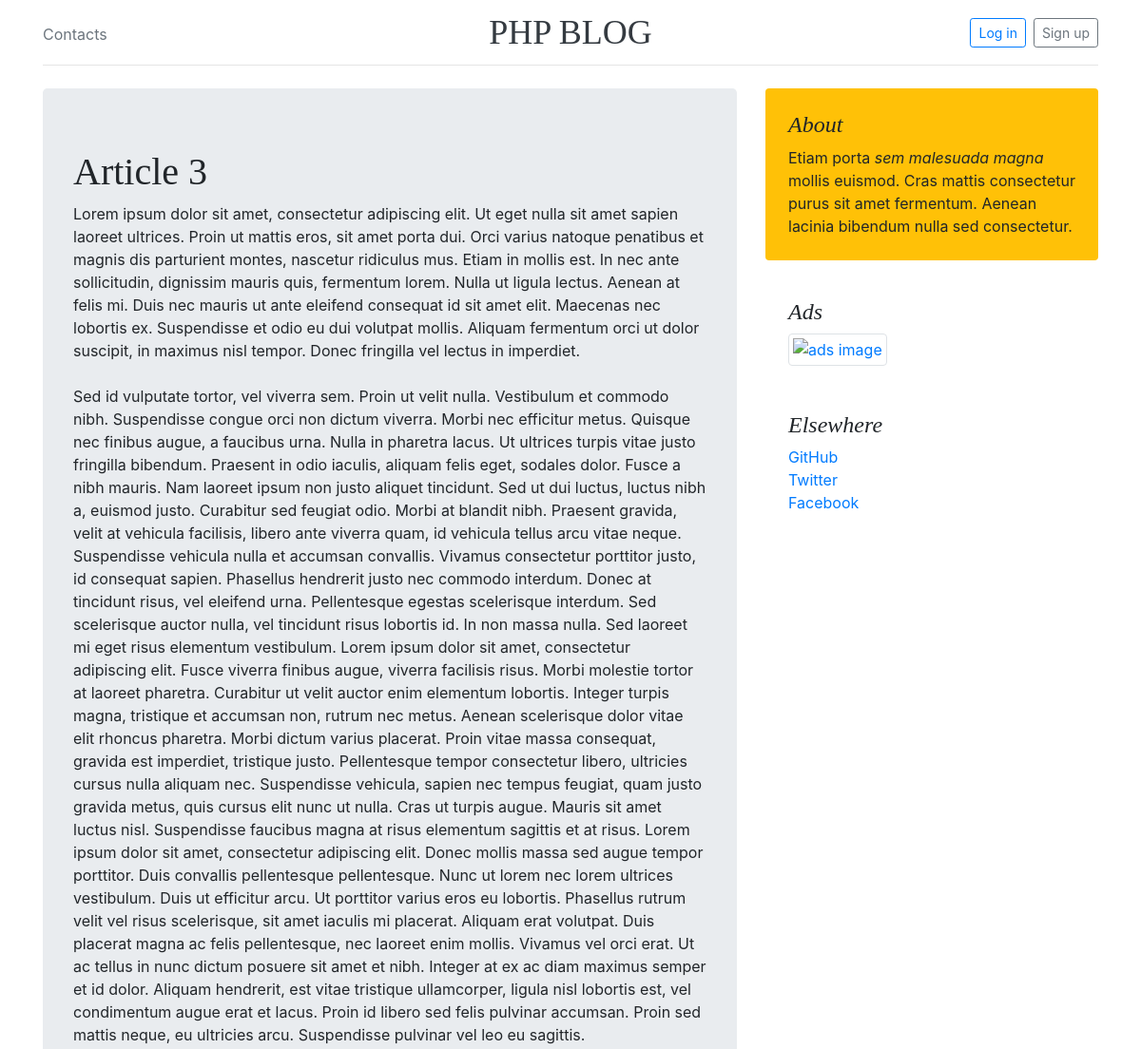
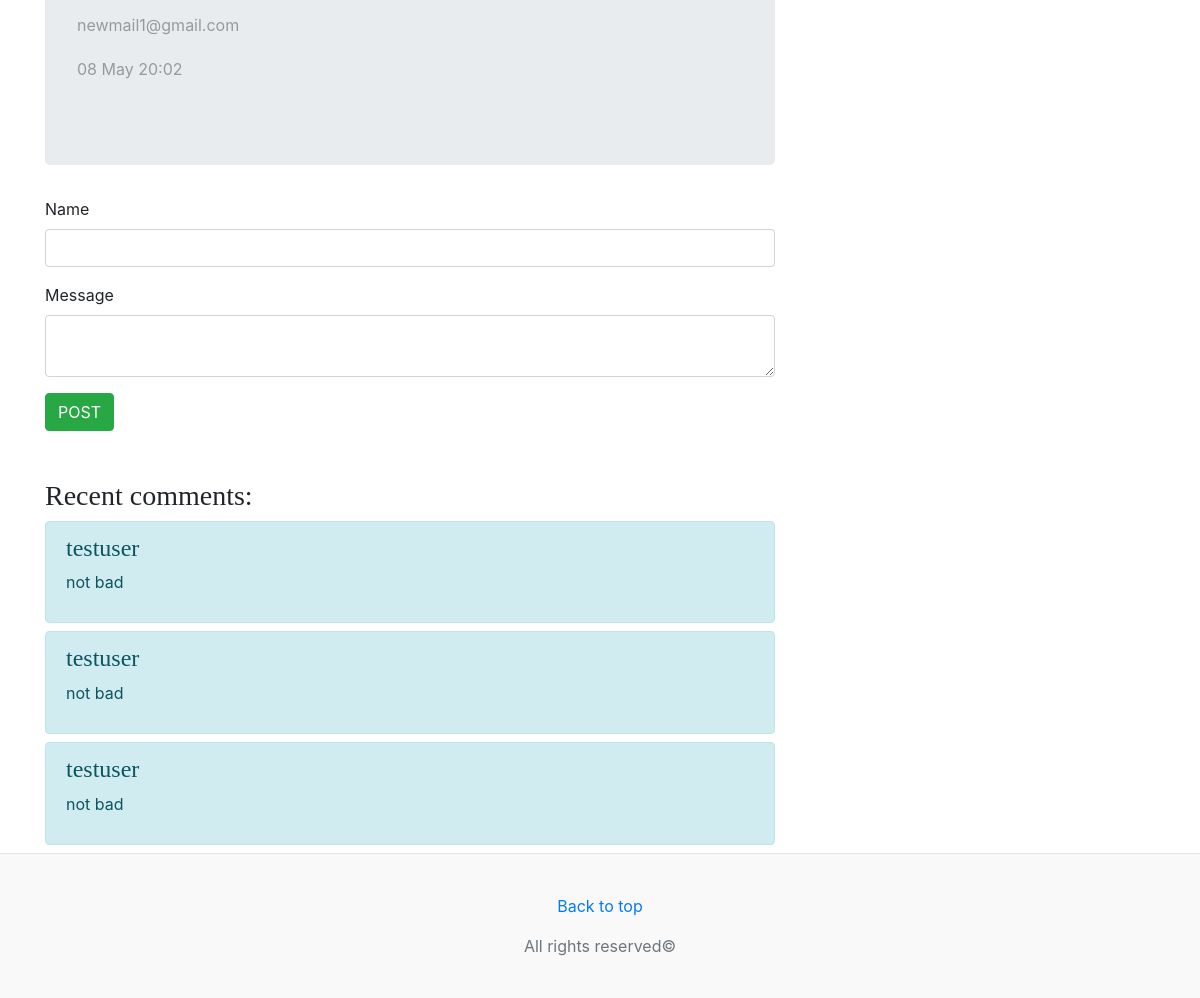
Screenshot of /news.php?id=4 with the database file from the repository (2 pictures, top to bottom).
### tables this page shows
CREATE TABLE `articles` (
  `id` int(11) UNSIGNED NOT NULL,
  `title` varchar(255) NOT NULL,
  `intro` text NOT NULL,
  `text` text NOT NULL,
  `date` int(11) UNSIGNED NOT NULL,
  `author` varchar(20) NOT NULL
);

CREATE TABLE `comments` (
  `id` int(11) UNSIGNED NOT NULL,
  `name` varchar(50) NOT NULL,
  `msg` text NOT NULL,
  `art_id` int(11) UNSIGNED NOT NULL
);

### news.php (the view, shortened to what this page needs)
<!DOCTYPE html>
<html lang="en" dir="ltr">
  <head>
    <?php
    require_once 'mysql_connect.php';
    $sql = 'SELECT * FROM `articles` WHERE `id` = :id';
    $id = $_GET['id'];
    $query = $pdo->prepare($sql);
    $query->execute(['id' => $id]);
    $article = $query->fetch(PDO::FETCH_OBJ);
    include_once "blocks/head.php";
    ?>
  </head>
  <body>
    <?php include_once "blocks/header.php"?>
    <main role="main" class="container">
      <div class="row">
        <div class="col-md-8 blog-main">
          <div class="jumbotron">
            <h1><?=$article->title?></h1>
            <p><?=$article->intro?>
            <br><br>
            <?=$article->text?>
            </p>
            <p class='blog-post-meta'><?=$article->author?>
              <?php
              $date = date('d ', $article->date);
              $array = ["Jan", "Fab", "Mar", "Apr", "May", "June", "Jule", "Aug", "Sep", "Oct", "Nov", "Dec"];
              $date .= $array[date('n', $article->date)-1];
              $date .= date(' H:i', $article->date);
              ?>
            <p class='blog-post-meta'><?=$date?>
          </div>
          <form class="/news.php?id=<?=$_GET['id']?>" method="post">
            <div class="form-group">
              <label for="username">Name</label>
              <input type="text" class="form-control" id="username" name="username" placeholder="" value="<?=$_COOKIE['log']?>">
            </div>
            <div class="form-group">
              <label for="msg">Message</label>
              <textarea type="text" class="form-control" id="msg" name="msg"></textarea>
            </div>
            <button type="submit" class="btn btn-success mb-5" id="msg_send">POST</button>
          </form>
          <h3>Recent comments:</h3>
            <?php
              $sql = 'SELECT * FROM `comments` WHERE `art_id` = :id ORDER BY `id` DESC';
              $query = $pdo->prepare($sql);
              $query->execute(['id' => $_GET['id']]);
              $comments = $query->fetchAll(PDO::FETCH_OBJ);
              foreach ($comments as $comment) {
                echo "<div class='alert alert-info mb-2 mt-1'>
                  <h4>$comment->name</h4>
                  <p>$comment->msg</p>
                </div>";
              }
            ?>
       </div>
       <?php include_once "blocks/aside.php"?>
      </div>
    </main>
    <?php include_once "blocks/footer.php"?>
  </body>
</html>

### css/blog.css (style rules this page uses)
h1, h2, h3, h4, h5, h6 { font-family: "Playfair Display", Georgia, "Times New Roman", serif; }
.blog-post-meta { margin-bottom: 1.25rem; color: #999; }

### rows the page displays
articles: title "Article 3", intro "Lorem ipsum dolor sit amet, consectetur adipiscing elit. Ut eget nulla sit amet sapien laoreet ultrices. Proin ut mattis eros, sit amet porta dui. Orci varius natoque penatibus et magnis dis parturient montes, nascetur ridiculus mus. Etiam in mollis est. In nec ante sollicitudin, dignissim mauris quis, fermentum lorem. Nulla ut ligula lectus. Aenean at felis mi. Duis nec mauris ut ante eleifend consequat id sit amet elit. Maecenas nec lobortis ex. Suspendisse et odio eu dui volutpat mollis. Aliquam fermentum orci ut dolor suscipit, in maximus nisl tempor. Donec fringilla vel lectus in imperdiet.", text "Sed id vulputate tortor, vel viverra sem. Proin ut velit nulla. Vestibulum et commodo nibh. Suspendisse congue orci non dictum viverra. Morbi nec efficitur metus. Quisque nec finibus augue, a faucibus urna. Nulla in pharetra lacus. Ut ultrices turpis vitae justo fringilla bibendum. Praesent in odio iaculis, aliquam felis eget, sodales dolor. Fusce a nibh mauris. Nam laoreet ipsum non justo aliquet tincidunt. Sed ut dui luctus, luctus nibh a, euismod justo. Curabitur sed feugiat odio. Morbi at blandit nibh. Praesent gravida, velit at vehicula facilisis, libero ante viverra quam, id vehicula tellus arcu vitae neque. Suspendisse vehicula nulla et accumsan convallis. Vivamus consectetur…", author "newmail1@gmail.com", date "08 May 20:02"
comments: name "testuser", msg "not bad"
comments: name "testuser", msg "not bad"
comments: name "testuser", msg "not bad"
